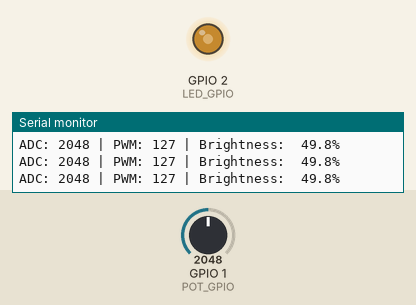
Simulated run of this sketch. Board: ESP32-S3. Shown: output pins drawn as LEDs (lit = HIGH), the last lines printed to the serial monitor. Inputs (shaded band) come from the test bench; at power-on: GPIO 1 (POT_GPIO) = 2048 (analog values on the 0–4095 scale).

Above: at 1.2 s.
1.3 s: GPIO 1 (POT_GPIO) set to 491
At 1.7 s:
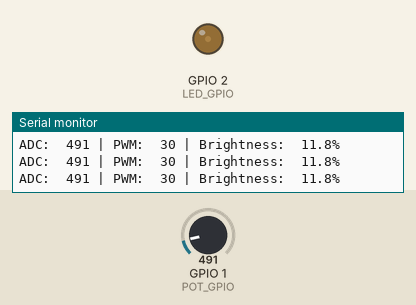
2.8 s: GPIO 1 (POT_GPIO) set to 0
At 4.0 s:
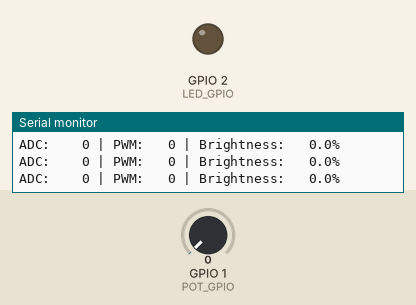
4.3 s: GPIO 1 (POT_GPIO) set to 4095
At 5.2 s:
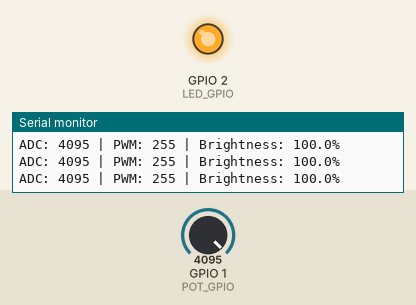
5.8 s: GPIO 1 (POT_GPIO) set to 2960
At 6.4 s:
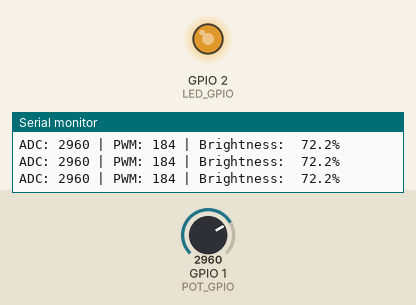
7.3 s: GPIO 1 (POT_GPIO) set to 2047
At 8.4 s:
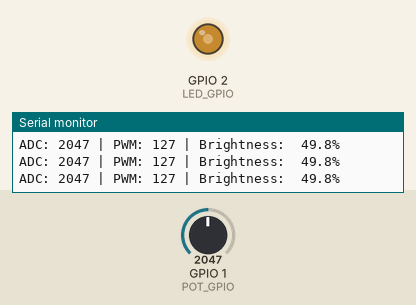
Timing chart, 0 to 9.8 s (numbered marks = the images above; inputs shaded):
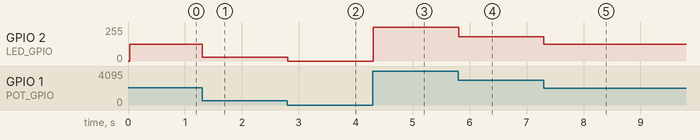

The sketch:

04-061_Sigma_delta_modulated_output_with_potentiometer.ino
```cpp
/*  04.060 - PWM LED Control with Potentiometer for ESP32-S3
 *
 * This sketch demonstrates how to create a PWM-controlled analog output using a potentiometer
 * for smooth LED brightness control on the ESP32-S3 platform.
 *
 * IMPORTANT CHANGES FROM ORIGINAL ESP32:
 * - Sigma-Delta modulation is NOT available on ESP32-S3
 * - Uses LEDC (LED Control) peripheral instead for hardware PWM
 * - GPIO pins updated for ESP32-S3 compatibility
 * - Enhanced with detailed hardware documentation
 *
 * HARDWARE INFORMATION:
 * =====================
 * Target Board: ESP32-S3-DevKitC-1 v1.1
 * MCU: ESP32-S3-WROOM-1 (N8R8 or N16R16V)
 * Flash: 8MB or 16MB
 * PSRAM: 8MB or 16MB
 *
 * FEATURES USED:
 * - ADC1 for analog input reading
 * - LEDC peripheral for PWM output
 * - 12-bit ADC resolution (0-4095)
 * - 8-bit PWM resolution (0-255)
 *
 * CIRCUIT DIAGRAM:
 * ================
 *
 *     ESP32-S3-DevKitC-1
 *         ┌─────────┐
 *         │ 3V3  GND│
 *         │ RST   TX│
 *         │ 4    RX │
 *         │ 5     1 │◄── Potentiometer middle pin
 *         │ 6     2 │◄── LED Anode (via 330Ω resistor)
 *         │ 7    42 │
 *         │ ...  ...│
 *         └─────────┘
 *
 * POTENTIOMETER WIRING:
 * Pin 1 (CCW) ──► 3V3
 * Pin 2 (Wiper) ──► GPIO1 (ADC1_CH0)
 * Pin 3 (CW) ──► GND
 *
 * LED WIRING:
 * GPIO2 ──► 330Ω Resistor ──► LED Anode
 * LED Cathode ──► GND
 *
 * This sketch was originally written by Peter Dalmaris and updated for ESP32-S3
 * by incorporating LEDC PWM functionality and ESP32-S3 specific GPIO assignments.
 *
 * COMPONENTS:
 * ===========
 * - ESP32-S3-DevKitC-1 development board
 * - Potentiometer, 10KΩ linear taper
 * - LED (any standard 3mm or 5mm LED)
 * - Resistor, 330Ω (for LED current limiting)
 * - Breadboard and jumper wires
 *
 * IDE REQUIREMENTS:
 * =================
 * - Arduino IDE 2.0+ with ESP32 Arduino Core
 * - ESP32 Arduino Core v2.0.8 or newer
 * - Board: "ESP32S3 Dev Module" or "ESP32-S3-DevKitC-1"
 *
 * LIBRARIES:
 * ==========
 * - No external libraries required (uses built-in ESP32 LEDC library)
 *
 * GPIO ASSIGNMENTS:
 * =================
 * GPIO1 (ADC1_CH0): Potentiometer analog input
 * GPIO2: LED PWM output
 *
 * TECHNICAL NOTES:
 * ================
 * 1. ESP32-S3 uses LEDC peripheral instead of Sigma-Delta for PWM generation
 * 2. LEDC provides better precision and lower noise than sigma-delta
 * 3. ADC resolution is 12-bit (0-4095) on ESP32-S3
 * 4. PWM frequency set to 1kHz for smooth LED dimming
 * 5. GPIO35, GPIO36, GPIO37 are reserved for internal SPI flash/PSRAM communication
 * 6. Uses newer LEDC API (Arduino Core v3.0+): ledcAttach() instead of ledcSetup()
 * 7. PWM channels are automatically managed by the newer API
 *
 * REFERENCES:
 * ===========
 * 1. ESP32-S3 Datasheet: https://www.espressif.com/sites/default/files/documentation/esp32-s3_datasheet_en.pdf
 * 2. ESP32-S3 Technical Reference: https://www.espressif.com/sites/default/files/documentation/esp32-s3_technical_reference_manual_en.pdf
 * 3. LEDC Documentation: https://docs.espressif.com/projects/esp-idf/en/latest/esp32s3/api-reference/peripherals/ledc.html
 * 4. Arduino ESP32 v3.0+ LEDC API: https://docs.espressif.com/projects/arduino-esp32/en/latest/api/ledc.html
 *
 * Created: March 26, 2019 by Peter Dalmaris
 * Updated: July 25, 2025 for ESP32-S3 compatibility with Arduino Core v3.0+lity
 *
 */

// ================================
// GPIO PIN DEFINITIONS
// ================================
const byte POT_GPIO = 1;    // GPIO1 - ADC1_CH0 for potentiometer input
const byte LED_GPIO = 2;    // GPIO2 - PWM output for LED control

// ================================
// PWM CONFIGURATION CONSTANTS
// ================================
const uint32_t PWM_FREQUENCY = 1000;  // PWM frequency in Hz (1kHz for smooth dimming)
const byte PWM_RESOLUTION = 8;   // PWM resolution in bits (8-bit = 0-255)

// ================================
// ADC CONFIGURATION CONSTANTS
// ================================
const uint16_t ADC_MAX_VALUE = 4095;  // 12-bit ADC maximum value
const byte PWM_MAX_VALUE = 255;       // 8-bit PWM maximum value

// ================================
// SETUP FUNCTION
// ================================
void setup() {
    // Initialize serial communication for debugging
    Serial.begin(115200);

    // Wait for serial port to initialize
    while (!Serial && millis() < 3000) {
        delay(10);
    }

    Serial.println("\n==================================================");
    Serial.println("ESP32-S3 PWM LED Control with Potentiometer");
    Serial.println("==================================================");
    Serial.println("Hardware: ESP32-S3-DevKitC-1");
    Serial.println("Potentiometer: GPIO" + String(POT_GPIO) + " (ADC1_CH0)");
    Serial.println("LED Output: GPIO" + String(LED_GPIO) + " (PWM)");
    Serial.println("PWM Frequency: " + String(PWM_FREQUENCY) + " Hz");
    Serial.println("PWM Resolution: " + String(PWM_RESOLUTION) + " bits");
    Serial.println("==================================================\n");

    // Configure ADC resolution (12-bit = 0-4095)
    analogReadResolution(12);

    // Setup LEDC PWM using newer API (ESP32 Arduino Core v3.0+)
    // Parameters: pin, frequency, resolution_bits
    if (!ledcAttach(LED_GPIO, PWM_FREQUENCY, PWM_RESOLUTION)) {
        Serial.println("ERROR: Failed to configure PWM on GPIO" + String(LED_GPIO));
        while(1) delay(1000); // Stop execution if PWM setup fails
    }

    // Initialize LED to OFF state
    ledcWrite(LED_GPIO, 0);

    Serial.println("Setup complete! Turn the potentiometer to control LED brightness.");
    Serial.println("Monitoring values...\n");
}

// ================================
// MAIN LOOP FUNCTION
// ================================
void loop() {
    // Read analog value from potentiometer (0-4095)
    uint16_t pot_raw_value = analogRead(POT_GPIO);

    // Map potentiometer value to PWM range (0-255)
    // map(value, fromLow, fromHigh, toLow, toHigh)
    uint8_t pwm_value = map(pot_raw_value, 0, ADC_MAX_VALUE, 0, PWM_MAX_VALUE);

    // Apply PWM value to LED using newer API
    ledcWrite(LED_GPIO, pwm_value);

    // Calculate brightness percentage for display
    float brightness_percent = (pwm_value / (float)PWM_MAX_VALUE) * 100.0;

    // Output debug information every 100ms
    static unsigned long last_print_time = 0;
    if (millis() - last_print_time >= 100) {
        Serial.printf("ADC: %4d | PWM: %3d | Brightness: %5.1f%%\n",
                     pot_raw_value, pwm_value, brightness_percent);
        last_print_time = millis();
    }

    // Small delay to prevent excessive CPU usage
    delay(10);
}

// ================================
// UTILITY FUNCTIONS
// ================================

/*
 * Function: getPWMFrequency
 * Returns the current PWM frequency
 */
uint32_t getPWMFrequency() {
    return PWM_FREQUENCY;
}

/*
 * Function: setPWMFrequency
 * Allows runtime change of PWM frequency
 * Parameter: freq - new frequency in Hz
 */
void setPWMFrequency(uint32_t freq) {
    // Detach and reattach with new frequency
    ledcDetach(LED_GPIO);
    if (!ledcAttach(LED_GPIO, freq, PWM_RESOLUTION)) {
        Serial.println("ERROR: Failed to reconfigure PWM frequency");
        // Fallback to original frequency
        ledcAttach(LED_GPIO, PWM_FREQUENCY, PWM_RESOLUTION);
    }
}

/*
 * Function: getBrightnessPercent
 * Returns current LED brightness as percentage
 */
float getBrightnessPercent() {
    uint16_t current_adc = analogRead(POT_GPIO);
    return (map(current_adc, 0, ADC_MAX_VALUE, 0, PWM_MAX_VALUE) / (float)PWM_MAX_VALUE) * 100.0;
}
```

Measured:
- after the input at 1.3 s, GPIO 2 (LED_GPIO): 127/255 → 30/255 at once
- after the input at 2.8 s, GPIO 2 (LED_GPIO): 30/255 → 0/255 at once
- after the input at 4.3 s, GPIO 2 (LED_GPIO): 0/255 → 255/255 at once
- after the input at 5.8 s, GPIO 2 (LED_GPIO): 255/255 → 183/255 at once
- after the input at 7.3 s, GPIO 2 (LED_GPIO): 183/255 → 127/255 at once
